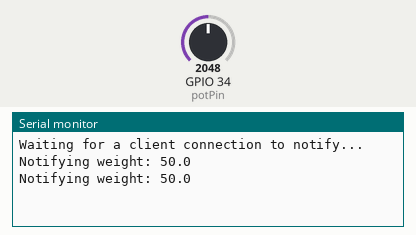
Bench run of a sketch on a simulated ESP32. On the bench: the last lines printed to the serial monitor. The test bench sets the inputs (shaded band); at power-on: GPIO 34 (potPin) = 2048. Nothing arrives over Bluetooth unless stated; a phone connects over Bluetooth LE 3 s after start.

Above: at 4.8 s.
4.9 s: GPIO 34 (potPin) set to 2866
At 5.8 s:
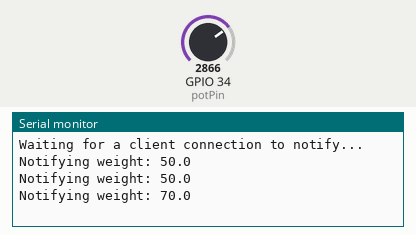
6.5 s: GPIO 34 (potPin) set to 3603
At 7.6 s:
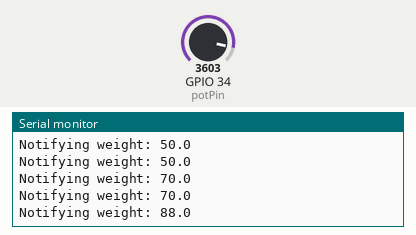
Timing chart, 0 to 9.5 s (numbered marks = the images above; inputs shaded):
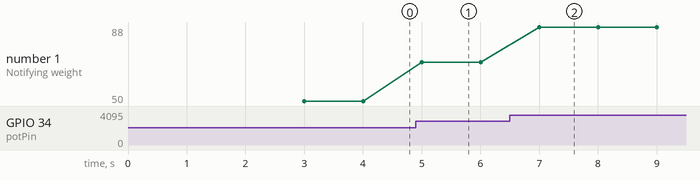

Measured:
- after the input at 4.9 s, the serial monitor: prints a new line after 0.10 s (image 1)
- after the input at 6.5 s, the serial monitor: prints a new line after 0.50 s (image 2)
- plotted number 1: 50 → 70 after the input at 4.9 s, 70 → 88 after the input at 6.5 s

The sketch:

esp32_bluetooth_potentiometer.ino
```cpp
#include <BLEDevice.h>
#include <BLEServer.h>
#include <BLEUtils.h>
#include <BLE2902.h>

// These UUIDs perfectly match the Flutter app requirements[cite: 2]
#define SERVICE_UUID        "0000181d-0000-1000-8000-00805f9b34fb"
#define CHARACTERISTIC_UUID "00002a98-0000-1000-8000-00805f9b34fb"

BLEServer* pServer = NULL;
BLECharacteristic* pCharacteristic = NULL;
bool deviceConnected = false;
bool oldDeviceConnected = false;

// Potentiometer connected to GPIO 34
const int potPin = 34;

// Callbacks to track when the phone connects and disconnects
class MyServerCallbacks: public BLEServerCallbacks {
    void onConnect(BLEServer* pServer) {
      deviceConnected = true;
    };
    void onDisconnect(BLEServer* pServer) {
      deviceConnected = false;
    }
};

void setup() {
  Serial.begin(115200);

  // Name the device. This is what shows up in the Flutter scan results!
  BLEDevice::init("ESP32_Scale");

  // Setup the BLE Server
  pServer = BLEDevice::createServer();
  pServer->setCallbacks(new MyServerCallbacks());

  // Create the BLE Service[cite: 2]
  BLEService *pService = pServer->createService(SERVICE_UUID);

  // Create the BLE Characteristic with NOTIFY properties enabled[cite: 4]
  pCharacteristic = pService->createCharacteristic(
                      CHARACTERISTIC_UUID,
                      BLECharacteristic::PROPERTY_READ   |
                      BLECharacteristic::PROPERTY_NOTIFY
                    );

  // Required descriptor for notifications
  pCharacteristic->addDescriptor(new BLE2902());

  // Start the service
  pService->start();

  // Start advertising so the Flutter app can find it
  BLEAdvertising *pAdvertising = BLEDevice::getAdvertising();
  pAdvertising->addServiceUUID(SERVICE_UUID);
  pAdvertising->setScanResponse(false);
  pAdvertising->setMinPreferred(0x0);
  BLEDevice::startAdvertising();
  Serial.println("Waiting for a client connection to notify...");
}

void loop() {
  if (deviceConnected) {
    // Read the potentiometer (0 to 4095 on ESP32)
    int potValue = analogRead(potPin);

    // Simulate a weight between 0.0 and 100.0 kg
    float simulatedWeight = (potValue / 4095.0) * 100.0;

    // The Flutter app expects a string representation (e.g., "45.2")[cite: 4]
    String weightString = String(simulatedWeight, 1);

    // Set the value and notify the phone
    pCharacteristic->setValue(weightString.c_str());
    pCharacteristic->notify();

    Serial.print("Notifying weight: ");
    Serial.println(weightString);

    // Send data every 1 second (adjust as needed)
    delay(1000);
  }

  // Handle disconnection gracefully by restarting advertising
  if (!deviceConnected && oldDeviceConnected) {
      delay(500); // Give the bluetooth stack the chance to get things ready
      pServer->startAdvertising();
      Serial.println("Restarting advertising");
      oldDeviceConnected = deviceConnected;
  }

  // Handle connection
  if (deviceConnected && !oldDeviceConnected) {
      oldDeviceConnected = deviceConnected;
  }
}
```
